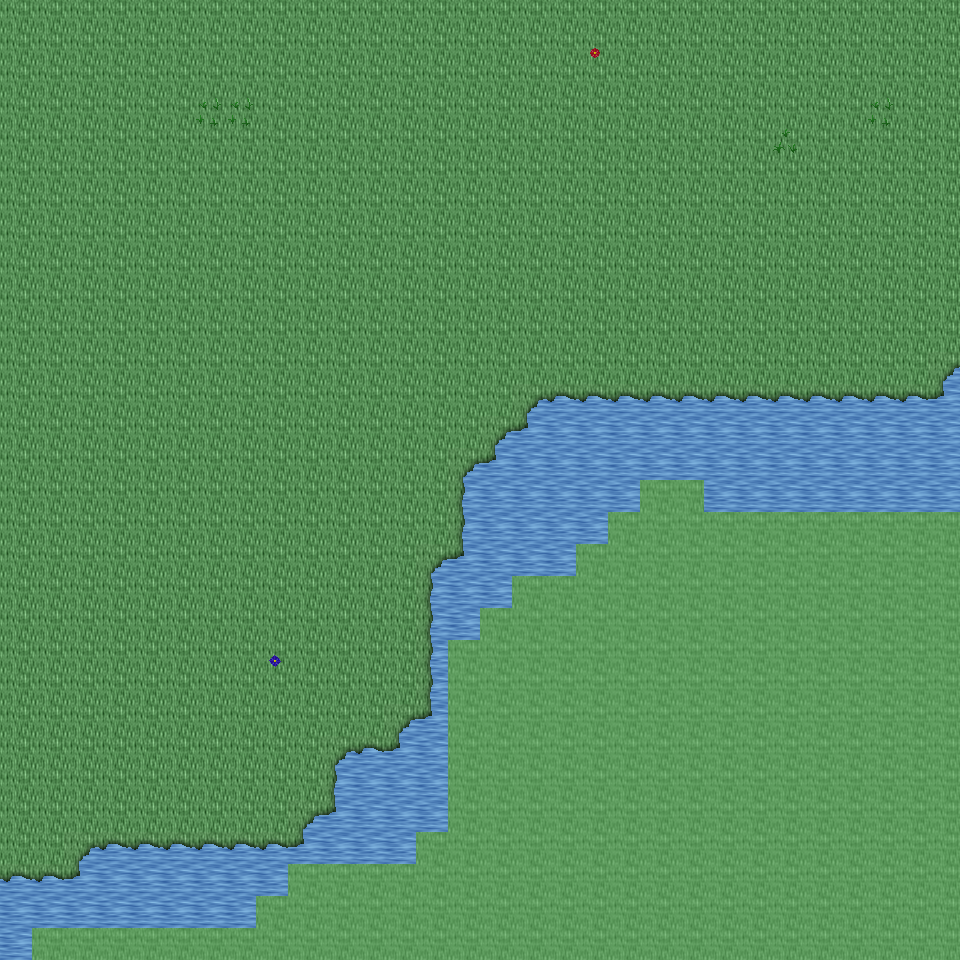

A level layout from a 2D game, rendered from its tile map. Below: a short description, then the map file with tile-grid data replaced by summaries:
An orthogonal 30x30 tile map with 32x32 px tiles, 6 tile layers (Ground, Object, Object2, Above, ...), 10 tilesets and 3 objects (3x mapExit).

<map version="1.0" orientation="orthogonal" renderorder="right-down" width="30" height="30" tilewidth="32" tileheight="32" nextobjectid="4">
  <tileset firstgid="1" name="tileset_ground_ground" tilewidth="32" tileheight="32" tilecount="33" columns="3">
    <image source="../drawable/tileset_ground_ground.png" width="96" height="352" />
  </tileset>
  <tileset firstgid="34" name="tileset_ground_grass_edges" tilewidth="32" tileheight="32" tilecount="36" columns="12">
    <image source="../drawable/tileset_ground_grass_edges.png" width="384" height="96" />
  </tileset>
  <tileset firstgid="70" name="tileset_ground_water_pool" tilewidth="32" tileheight="32" tilecount="72" columns="3">
    <image source="../drawable/tileset_ground_water_pool.png" width="96" height="768" />
  </tileset>
  <tileset firstgid="142" name="tileset_ground_grass_corners" tilewidth="32" tileheight="32" tilecount="24" columns="6">
    <image source="../drawable/tileset_ground_grass_corners.png" width="192" height="128" />
  </tileset>
  <tileset firstgid="166" name="tileset_plant_grasses" tilewidth="32" tileheight="32" tilecount="6" columns="3">
    <image source="../drawable/tileset_plant_grasses.png" width="96" height="64" />
  </tileset>
  <tileset firstgid="172" name="tileset_plant_flower_daisy_red" tilewidth="32" tileheight="32" tilecount="8" columns="2">
    <image source="../drawable/tileset_plant_flower_daisy_red.png" width="64" height="128" />
  </tileset>
  <tileset firstgid="180" name="tileset_plant_flower_daisy_blue" tilewidth="32" tileheight="32" tilecount="8" columns="2">
    <image source="../drawable/tileset_plant_flower_daisy_blue.png" width="64" height="128" />
  </tileset>
  <tileset firstgid="188" name="tileset_item_corpse_huge_animal" tilewidth="32" tileheight="32" tilecount="16" columns="2">
    <image source="../drawable/tileset_item_corpse_huge_animal.png" width="64" height="256" />
  </tileset>
  <tileset firstgid="204" name="tileset_logic_collision" tilewidth="32" tileheight="32" tilecount="1" columns="1">
    <image source="../drawable/tileset_logic_collision.png" width="32" height="32" />
  </tileset>
  <tileset firstgid="205" name="tileset_ground_water_pool_deep" tilewidth="32" tileheight="32" tilecount="72" columns="3">
    <image source="../drawable/tileset_ground_water_pool_deep.png" width="96" height="768" />
  </tileset>
  <layer name="Ground" width="30" height="30">
    <data>[900 cells, 900 non-empty, 3 distinct tile ids]</data>
  </layer>
  <layer name="Object" width="30" height="30">
    <data>[900 cells, 79 non-empty, 8 distinct tile ids]</data>
  </layer>
  <layer name="Object2" width="30" height="30">
    <data>[900 cells, 6 non-empty, 4 distinct tile ids]</data>
  </layer>
  <layer name="Above" width="30" height="30">
    <data>[900 cells, 0 non-empty, 0 distinct tile ids]</data>
  </layer>
  <layer name="Above2" width="30" height="30">
    <data>[900 cells, 0 non-empty, 0 distinct tile ids]</data>
  </layer>
  <layer name="Walkable" width="30" height="30">
    <data>[900 cells, 239 non-empty, 1 distinct tile ids]</data>
  </layer>
  <objectgroup name="MapEvents">
    <object id="1" name="south" type="mapExit" x="0" y="928" width="32" height="32">
      <properties>
        <property name="map" value="level_0_x240_y77" />
        <property name="x" value="0" />
        <property name="y" value="1" />
      </properties>
    </object>
    <object id="2" name="west" type="mapExit" x="0" y="0" width="32" height="960">
      <properties>
        <property name="map" value="level_0_x239_y76" />
        <property name="x" value="28" />
        <property name="y" value="0" />
      </properties>
    </object>
    <object id="3" name="east" type="mapExit" x="928" y="0" width="32" height="512">
      <properties>
        <property name="map" value="level_0_x241_y76" />
        <property name="x" value="1" />
        <property name="y" value="0" />
      </properties>
    </object>
  </objectgroup>
</map>
